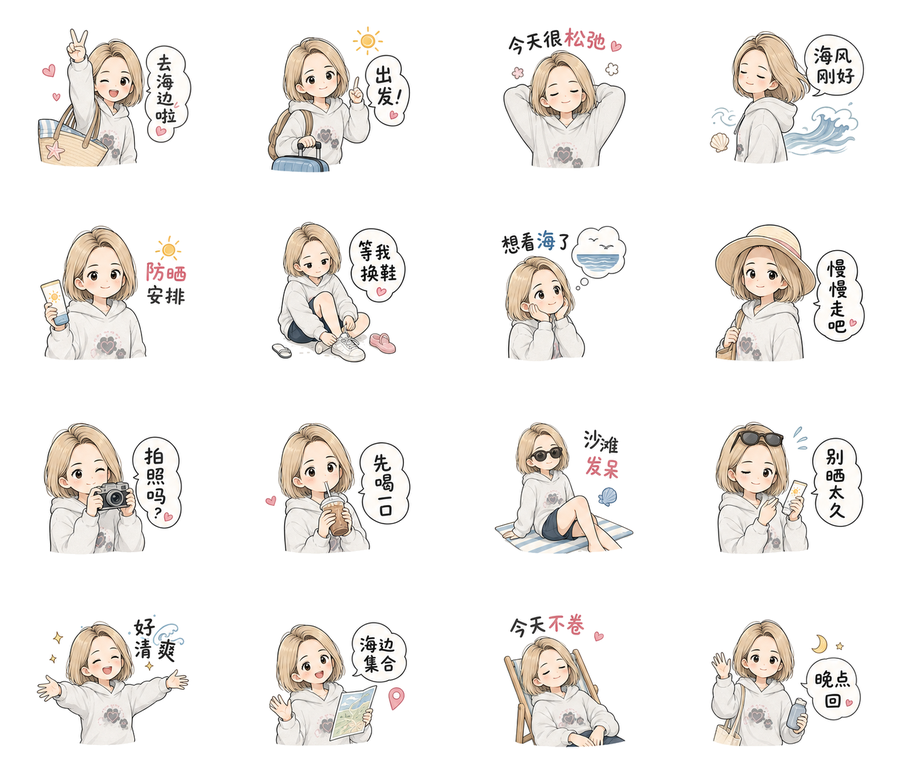
#> input picture examples/beach-contact-sheet.png, 903 x 781 px, shrunk from 1480 x 1280 before the run
$ python slice_sticker_sheet.py --input ../examples/beach-contact-sheet.png --outdir out
#> lines starting #> are read from the running program, lines starting #| are printed output that depends on the picture
#!/usr/bin/env python3
import argparse
from collections import deque
from pathlib import Path

from PIL import Image


def parse_args():
    parser = argparse.ArgumentParser(
        description="Slice a pure-white 4x4 sticker sheet into transparent PNG stickers."
    )
    parser.add_argument("--input", required=True, help="Path to the generated 4x4 sticker sheet.")
    parser.add_argument("--outdir", required=True, help="Directory for exported PNG stickers.")
    parser.add_argument("--rows", type=int, default=4)
    parser.add_argument("--cols", type=int, default=4)
    parser.add_argument("--white-threshold", type=int, default=248)
    parser.add_argument("--padding-ratio", type=float, default=0.08)
    parser.add_argument("--canvas-width", type=int, default=370)
    parser.add_argument("--canvas-height", type=int, default=320)
    parser.add_argument("--no-normalize", action="store_true")
    return parser.parse_args()


def is_white(pixel, threshold):
    r, g, b, a = pixel
    return a == 0 or (r >= threshold and g >= threshold and b >= threshold)


def remove_edge_white(cell, threshold):
    image = cell.convert("RGBA")
    width, height = image.size
    pixels = image.load()
    seen = set()
    queue = deque()

    for x in range(width):
        queue.append((x, 0))
        queue.append((x, height - 1))
    for y in range(height):
        queue.append((0, y))
        queue.append((width - 1, y))

    while queue:
        x, y = queue.popleft()
        if (x, y) in seen or x < 0 or y < 0 or x >= width or y >= height:
            continue
        seen.add((x, y))
        if not is_white(pixels[x, y], threshold):
            continue
        r, g, b, _ = pixels[x, y]
        pixels[x, y] = (r, g, b, 0)
        queue.extend(((x + 1, y), (x - 1, y), (x, y + 1), (x, y - 1)))

    return image


def crop_to_alpha(image, padding_ratio):
    bbox = image.getchannel("A").getbbox()
    if bbox is None:
        return image

    width, height = image.size
    left, top, right, bottom = bbox
    pad = round(max(right - left, bottom - top) * padding_ratio)
    left = max(0, left - pad)
    top = max(0, top - pad)
    right = min(width, right + pad)
    bottom = min(height, bottom + pad)
    return image.crop((left, top, right, bottom))


def normalize_canvas(image, canvas_width, canvas_height):
    canvas = Image.new("RGBA", (canvas_width, canvas_height), (255, 255, 255, 0))
    max_width = int(canvas_width * 0.92)
    max_height = int(canvas_height * 0.92)
    working = image.copy()
    working.thumbnail((max_width, max_height), Image.Resampling.LANCZOS)
    x = (canvas_width - working.width) // 2
    y = (canvas_height - working.height) // 2
    canvas.alpha_composite(working, (x, y))
    return canvas


def make_contact_sheet(stickers, out_path, cols=4):
    if not stickers:
        return
    cell_w = max(sticker.width for sticker in stickers)
    cell_h = max(sticker.height for sticker in stickers)
    rows = (len(stickers) + cols - 1) // cols
    sheet = Image.new("RGBA", (cell_w * cols, cell_h * rows), (255, 255, 255, 255))
    for index, sticker in enumerate(stickers):
        x = (index % cols) * cell_w + (cell_w - sticker.width) // 2
        y = (index // cols) * cell_h + (cell_h - sticker.height) // 2
        sheet.alpha_composite(sticker, (x, y))
    sheet.convert("RGB").save(out_path)


def main():
    args = parse_args()
    source = Image.open(args.input).convert("RGBA")
    outdir = Path(args.outdir)
    outdir.mkdir(parents=True, exist_ok=True)

    cell_width = source.width // args.cols
#> cell_width = 225
    cell_height = source.height // args.rows
#> cell_height = 195
    stickers = []

    for row in range(args.rows):
        for col in range(args.cols):
            index = row * args.cols + col + 1
            box = (
                col * cell_width,
                row * cell_height,
                (col + 1) * cell_width if col < args.cols - 1 else source.width,
                (row + 1) * cell_height if row < args.rows - 1 else source.height,
            )
            cell = source.crop(box)
            transparent = remove_edge_white(cell, args.white_threshold)
            cropped = crop_to_alpha(transparent, args.padding_ratio)
            final = (
                cropped
                if args.no_normalize
                else normalize_canvas(cropped, args.canvas_width, args.canvas_height)
            )
            output_path = outdir / f"sticker_{index:02d}.png"
            final.save(output_path)
            stickers.append(final)
#> this loop made 4 passes
#> pass 1, in remove_edge_white, `image = cell.convert("RGBA")`:
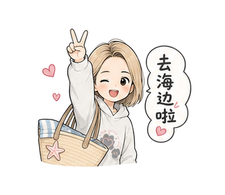
#> image: PIL image 225x195 RGBA; mean R, G, B, A 240.9, 237.3, 234, 255
#> pass 1, in normalize_canvas, `working = image.copy()`:
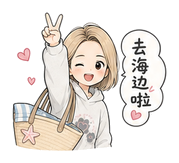
#> working: PIL image 179x163 RGBA; mean R, G, B, A 233.8, 228.4, 223.4, 122.2; transparent parts drawn white
#> pass 1, in main, `final.save(output_path)`:
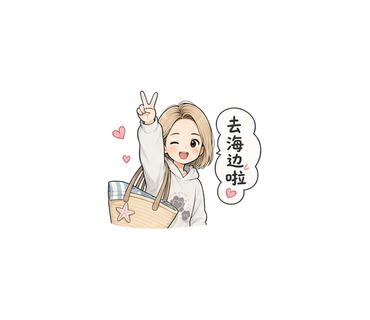
#> saved as sticker_01.png: PIL image 370x320 RGBA; mean R, G, B, A 249.8, 248.5, 247.2, 30.1; transparent parts drawn white
#> after the loop:
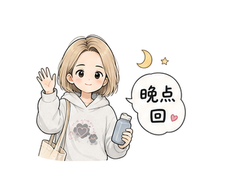
#> cell: PIL image 228x196 RGBA; mean R, G, B, A 242.6, 240.1, 237.5, 255
#> after the loop:
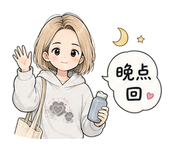
#> cropped: PIL image 174x152 RGBA; mean R, G, B, A 234, 229.9, 225.5, 118.9; transparent parts drawn white
#> after the loop:
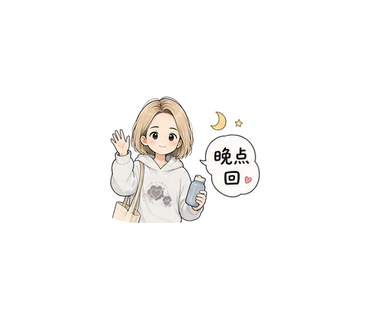
#> final: PIL image 370x320 RGBA; mean R, G, B, A 250.3, 249.4, 248.4, 26.6; transparent parts drawn white
#> after the loop, stickers = 16 items

    make_contact_sheet(stickers, outdir / "contact_sheet.png", cols=args.cols)
#> in make_contact_sheet, `cell_w = max(sticker.width for sticker in stickers)`: cell_w = 370
#> in make_contact_sheet, `cell_h = max(sticker.height for sticker in stickers)`: cell_h = 320
#> in make_contact_sheet, `rows = (len(stickers) + cols - 1) // cols`: rows = 4
#> in make_contact_sheet, `sheet = Image.new("RGBA", (cell_w * cols, cell_h * rows), (255, 255, 2..`: sheet: PIL image 1480x1280 RGBA; every value is 255
#> the loop in make_contact_sheet, `for index, sticker in enumerate(stickers):` made 16 passes
#> (x, y) on passes 1 to 12: (0, 0), (370, 0), (740, 0), (1110, 0), (0, 320), (370, 320), (740, 320), (1110, 320), (0, 640), (370, 640), (740, 640), (1110, 640)
#> after the loop in make_contact_sheet, `for index, sticker in enumerate(stickers):`:
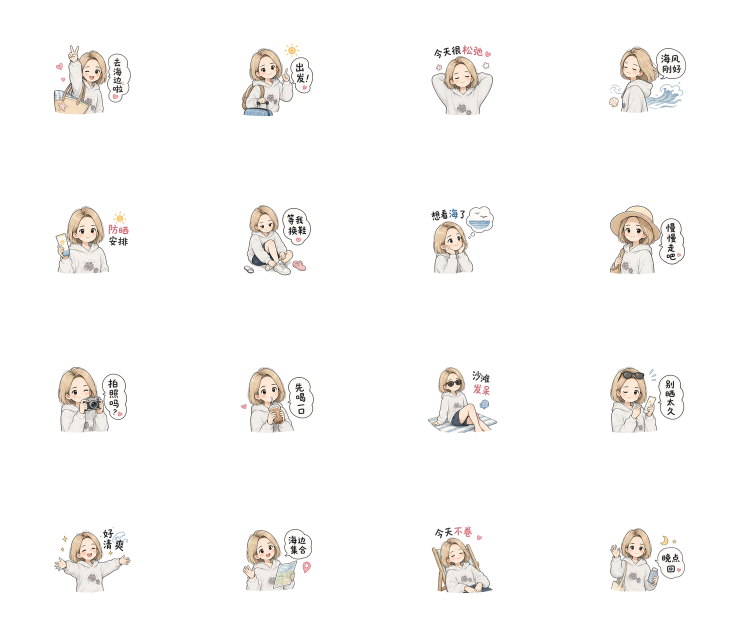
#> sheet: PIL image 1480x1280 RGBA (shown at 1/2 size); mean R, G, B, A 250.2, 249.1, 248.1, 255
    print(f"Exported {len(stickers)} stickers to {outdir}")
#| Exported 16 stickers to out


if __name__ == "__main__":
    main()
